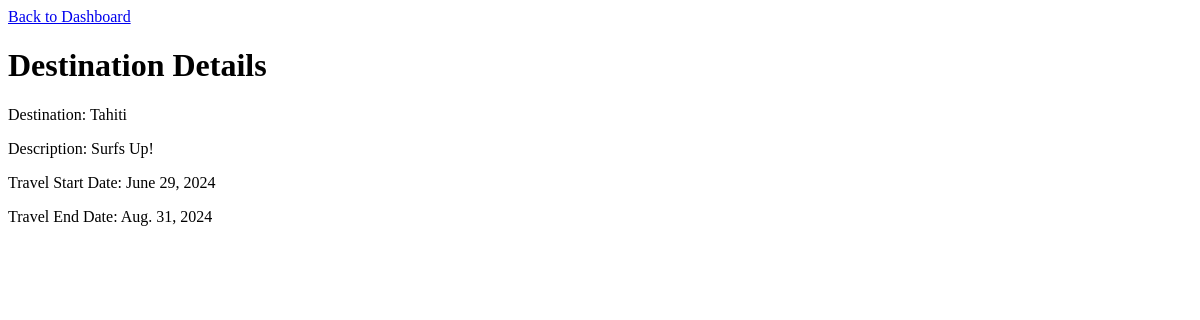
Page /destination/7/ on the committed database.
### myapp/models.py (models this page shows)
class TravelPlan(models.Model):
    destination = models.CharField(max_length=100)
    description = models.TextField()
    travel_date_from = models.DateField()
    travel_date_to = models.DateField()

### myapp/views.py (the view)
# urls.py: path('destination/<int:travel_plan_id>/', destination, name='destination'),
def destination(request, travel_plan_id):
    travel_plan = TravelPlan.objects.get(id=travel_plan_id)
    return render(request, 'destination.html', {'travel_plan': travel_plan})

### templates/destination.html (shortened to what this page needs)
{% load static %}
<!DOCTYPE html>
<html lang="en">
<head>
    <link rel="stylesheet" href="{% static 'style.css' %}">
</head>
<body>
    <a href="{% url 'dashboard' %}">Back to Dashboard</a>
    <h1>Destination Details</h1>
    <p>Destination: {{ travel_plan.destination }}</p>
    <p>Description: {{ travel_plan.description }}</p>
    <p>Travel Start Date: {{ travel_plan.travel_date_from }}</p>
    <p>Travel End Date: {{ travel_plan.travel_date_to }}</p>
</body>
</html>

### rows in the picture
TravelPlan: destination "Tahiti", description "Surfs Up!", travel_date_from "June 29, 2024", travel_date_to "Aug. 31, 2024"
